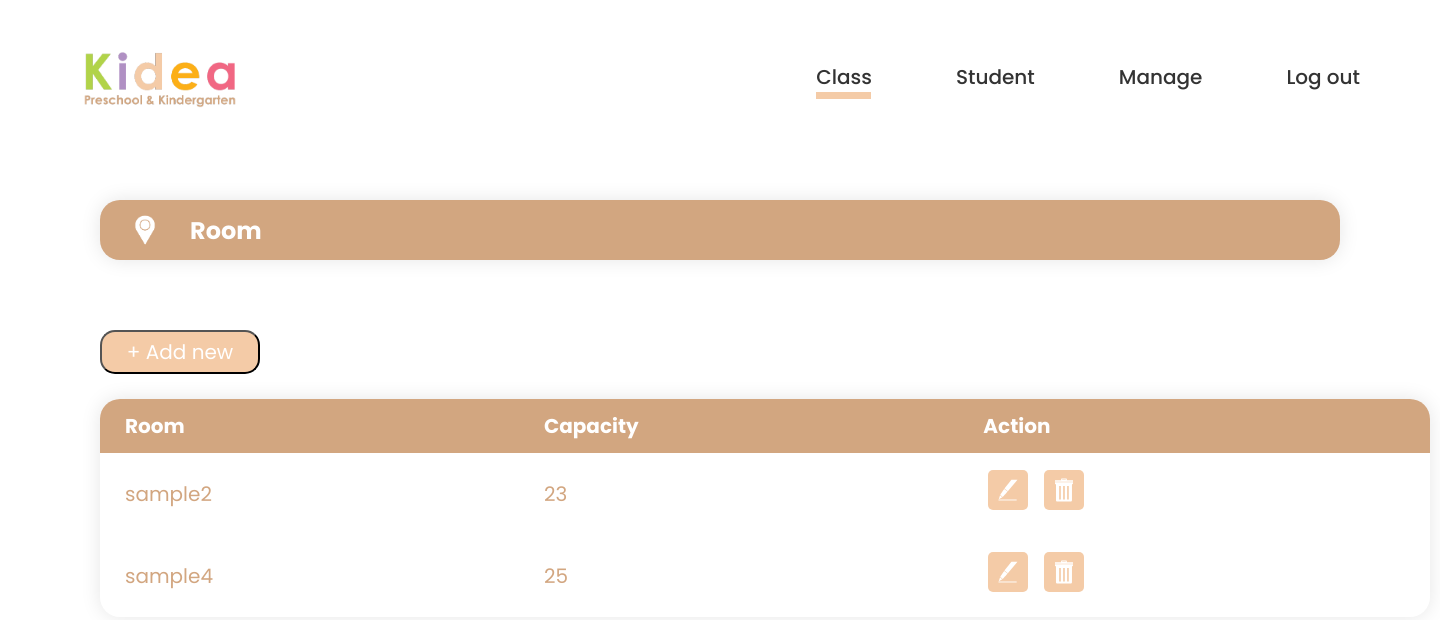
Before: /View_room_admin.php (signed in) with the older database file.
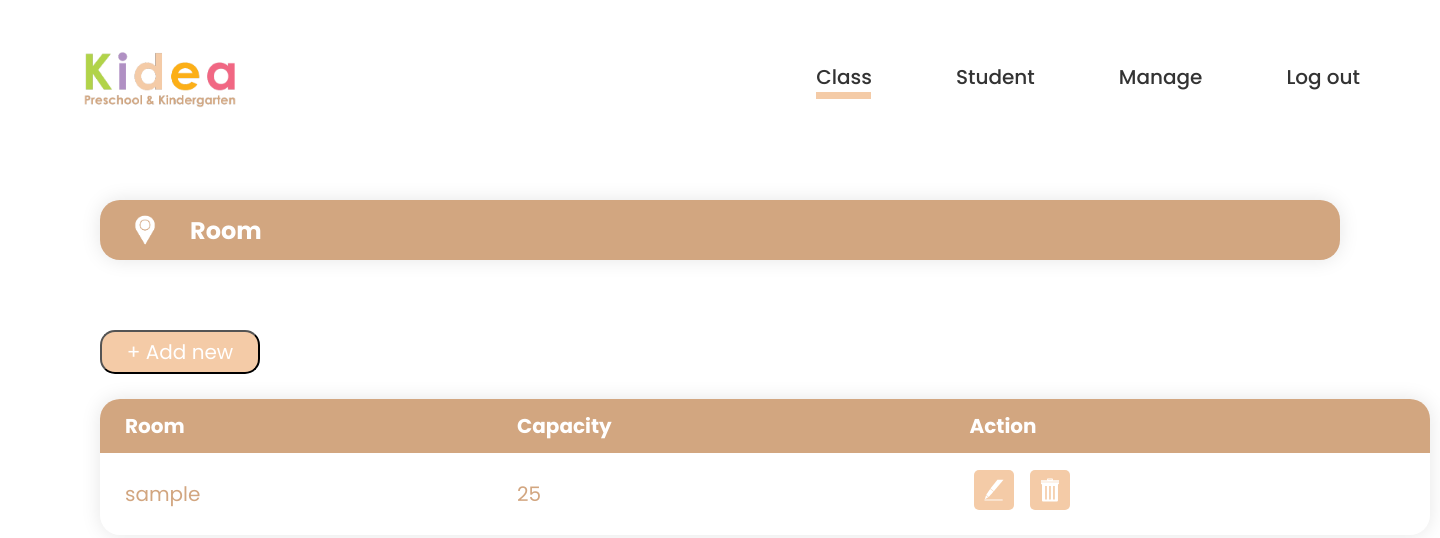
After: the same page with the newer database file.
### tables this page shows
CREATE TABLE IF NOT EXISTS `room` (
  `room_id` int(11) NOT NULL AUTO_INCREMENT,
  `room_name` varchar(30) NOT NULL,
  `capacity` int(11) NOT NULL,
  PRIMARY KEY (`room_id`)
);

### View_room_admin.php (the view, shortened to what this page needs)
<?php
include "koneksi.php";
?>
<html>
    <head>
        <link rel="stylesheet" type="text/css" href="View_room_admin.css">
    </head>
    <body>
        <header>
            <img class="logo" src="img/logotxt.png" href="Home_admin.php">
            <nav>
                <ul class="nav__links">
                    <li><a href="View_admin.php">Class</a><div class="rec"></div></li>
                    <li><a href="View_student_admin.php">Student</a></li>
                    <li><a href="View_manage_admin.php">Manage</a></li>
                    <li><a href="logout.php">Log out</a></li>
                </ul>
            </nav>
        </header>
        <div class="title">
            <img class="room" src="img/room.png">
            <h2>Room</h2>
        </div>
        <a href="Input_room.php">
            <input type="button" class="btn" value="+ Add new">
        </a>
            <div class="container">
            <table class="content-table">
                <thead>
                <tr>
                    <th>Room</th>
                    <th>Capacity</th>
                    <th>Action</th>
                </tr>
                </thead>
                <?php
                    $query = mysqli_query($connect , "SELECT * FROM room");
                    while ($room = mysqli_fetch_array($query)){
                ?>
                <tbody>
                    <tr>
                      <td><?php echo $room['room_name']; ?></td>
                      <td><?php echo $room['capacity'];?></td>
                      <td><div class="action">
                            <a href="edit_room.php?id=<?php echo $room['room_id']; ?>"><img class="edit" src="img/edit.svg"></a>
                            <a href="delete_room.php?id=<?php echo $room['room_id'];?>"><img class="delete" src="img/delete.svg"></a></td></div>
                    </tr>
                <tbody>
                <?php
                }
                ?>
    </body>
</html>

Changed rows visible on the page:
removed room: room_name "sample4", capacity "25"
changed room: room_name "sample2" → "sample"; capacity "23" → "25"
